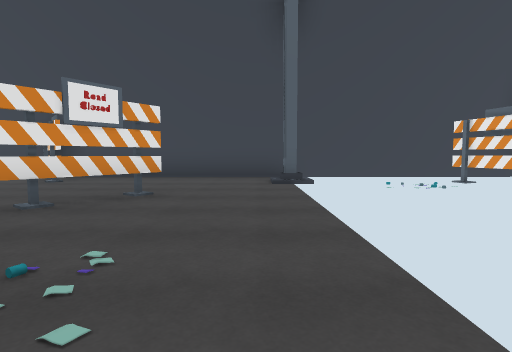
View 1 (above)

16 first-person views from a walk through a scene from a Unity 3-D project. The camera is 1.2 m above the floor, tilts 4° down and sees 80° across. The floor is counted in squares, 2 m on a side. Each view is taken from the middle of a square. On the plan, view 1 faces up. The plan holds only what a view shows up to about 9 squares ahead; the rest is blank. The place goes on beyond the plan.

View 2
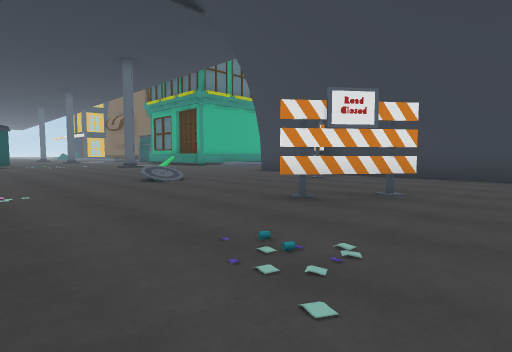

View 3
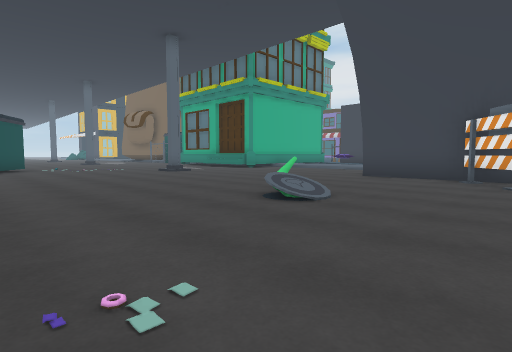

View 4
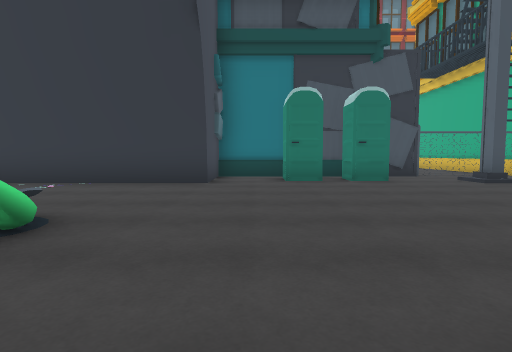

View 5
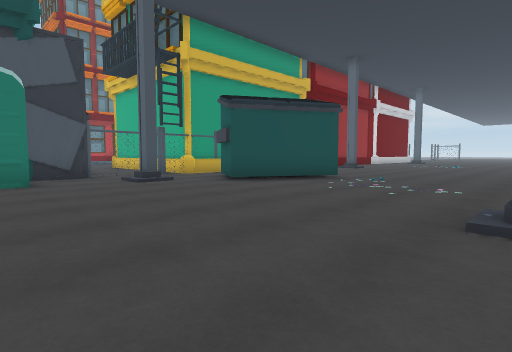

View 6
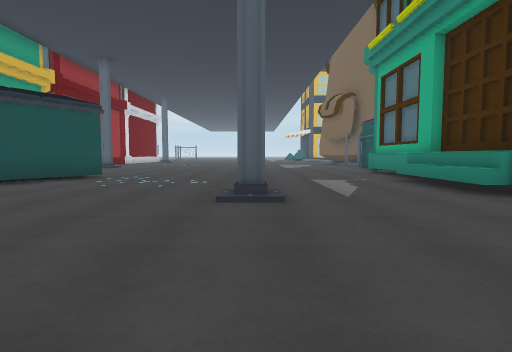

View 7
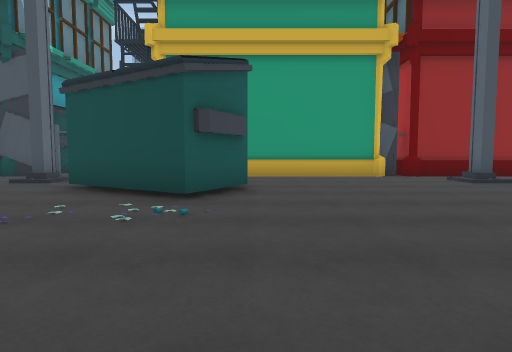

View 8
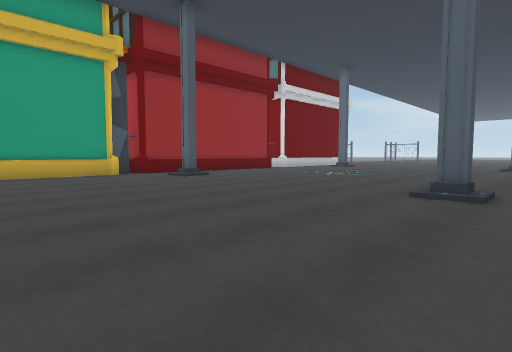

View 9
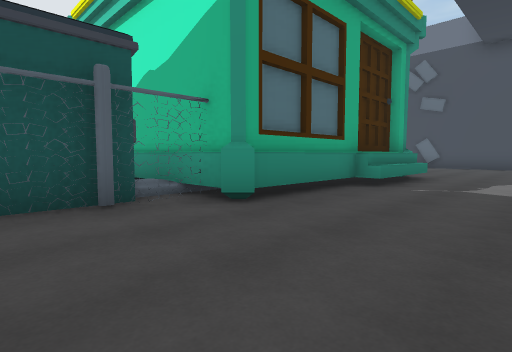

View 10
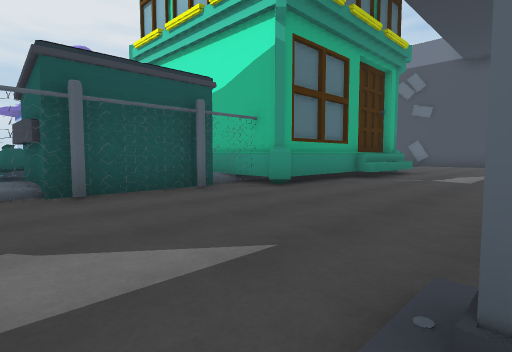

View 11
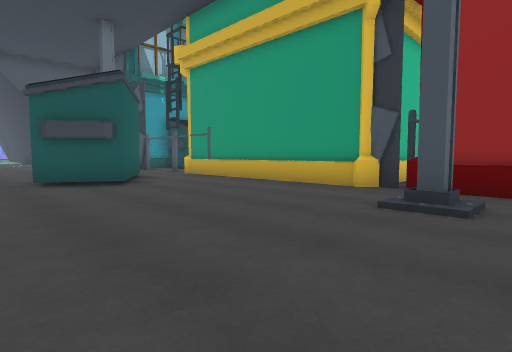

View 12
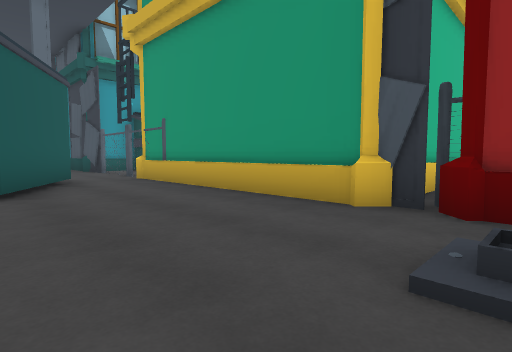

View 13
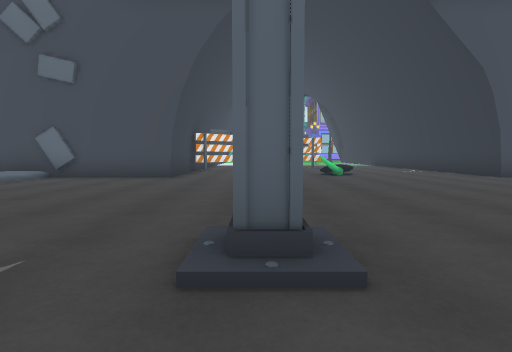

View 14
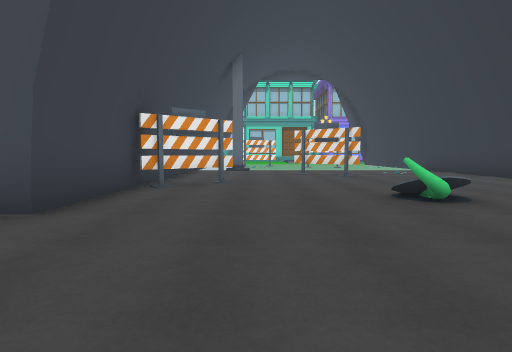

View 15
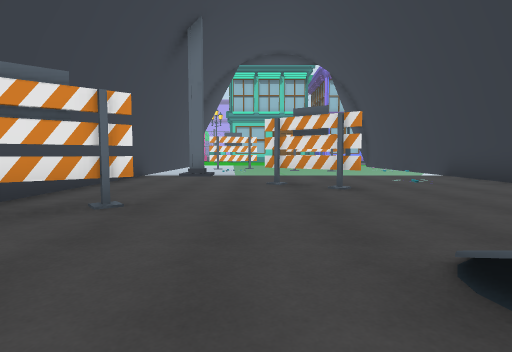

View 16
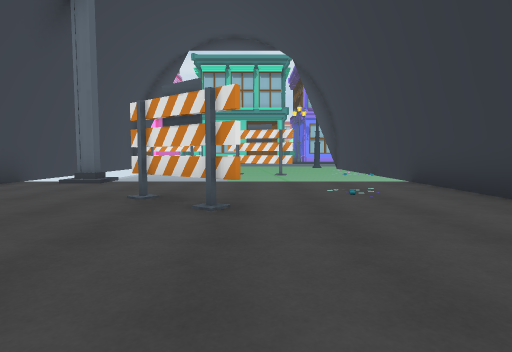

### Floor plan
Key: @ floor where view 1 was taken; # wall or solid block; x gap in a wall; . main floor; : floor 0.25 m higher than the main floor; ^ raised ledge; O other object.
Columns run from 25 left of view 1 to 1 right of it. Each row starts with its distance up from view 1.
 11 OOO#O#         ..#
 10 .....####^^#.....#
  9 .................#
  8 .................###O######
  7 ....................OO....x
  6 .#.........#..............
  5 .......................O..
  4 ..................O....O..
  3 ..................O...O...
  2 ..........................
  1 .......#O#................
  0 .......###...............@#
 -1 .#.......O.:.#OO.###O######
 -2 .........O.O##...#
 -3  O########O#######
 -4   ##
 -5   ##
 -6    #
 -7    #

Positions as (right, up) in squares from view 1, and headings:
1: (0, 0), facing up
2: (0, 0), facing up-left
3: (-4, 0), facing up-left
4: (-9, 6), facing down
5: (-11, 6), facing down-left
6: (-10, 6), facing left
7: (-19, 6), facing down
8: (-19, 7), facing down-left
9: (-23, 7), facing up-right
10: (-25, 6), facing up-right
11: (-25, 3), facing down-right
12: (-24, 1), facing down-right
13: (-16, 6), facing right
14: (-11, 6), facing right
15: (-8, 5), facing right
16: (-6, 3), facing right
